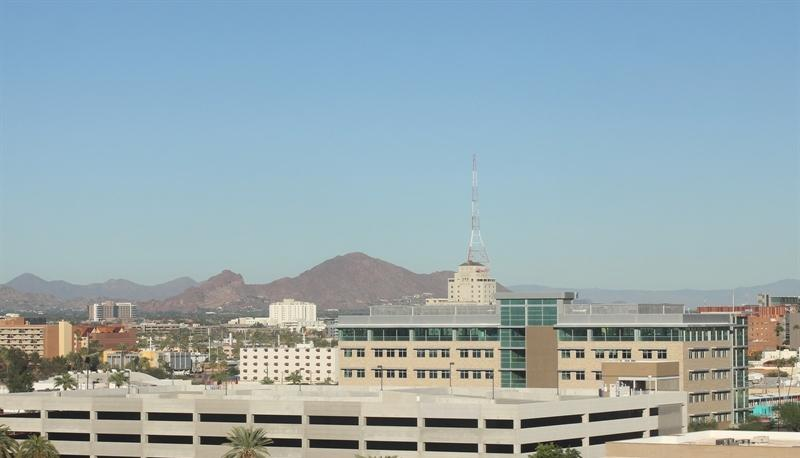
#> input picture aula-2-transformacao/desafio-3/imagens/test/day/20151101_232057.jpg, 800 x 458 px; its folder holds only this picture in this run
$ jupyter execute --allow-errors desafio-3-solucao-kaggle.ipynb   (shell and % lines are left out)
#> lines starting #> are read from the running program, lines starting #| are printed output that depends on the picture
## Classificador de imagens de dia e noite

> Atenção: este notebook foi desenhado para funcionar no **Google Collab**. Se pretende executar localmente prefira a versão local deste notebook, sem o sufixo ```-collab```.

Utilizando o conjunto de imagens do dataset do projeto [AMOS](http://cs.uky.edu/~jacobs/datasets/amos/) (Archive of Many Outdoor Scenes), construir um classificador de imagens que dado uma determinada imagem deverá ser capaz em classificar em _dia_ ou _noite_.

Para este modelo, será levado em consideração como principal característica seu respectivo valor de brilho.

Exemplos de imagens disponíveis na pasta _imagens_.

_Dia_

_Noite_

## 1. Requerimentos

Todas as bibliotecas já estão instaladas no Google Colab.

* OpenCV >= 3.4.3
* Matplotlib >= 3.1.3
* Seaborn >= 0.0.10
* Numpy >= 1.18.1

### 1.2 Arquivos

Baixe o repositório do GitHub utilizando o comando abaixo. Em caso de atualização, utilize o comando para apagar o diretório antes.

Vamos agora posicionar o diretório do repositório para a aula respectiva. Nesse caso envie o comando de mudança de diretório

[cell 1]
%cd fiap-ml-visao-computacional/aula-2-transformacao/desafio-3/

## 2. Principais atividades do _pipeline_

1. Normalizar
2. Extrair características
3. Construir classificador
4. Testar o modelo

*Adaptado deste [repositório](https://github.com/udacity/CVND_Exercises/blob/master/1_1_Image_Representation) de Visão Computacional da Udacity, de Cezanne Camacho.*

[cell 2]
import os
import glob
import cv2
import numpy as np
import matplotlib.pyplot as plt
import matplotlib.image as mpimg

from sklearn.model_selection import cross_val_score
from sklearn.tree import DecisionTreeClassifier
from sklearn.metrics import plot_confusion_matrix

[cell 3]
def carregar_arquivos(image_dir):

#> called with image_dir = 'imagens/test'
    im_list = []
    image_types = ["day", "night"]

    for im_type in image_types:

        for file in glob.glob(os.path.join(image_dir, im_type, "*")):

            im = cv2.imread(file)
#> im is the input picture: shape (458, 800, 3); mean B, G, R 176.8, 170.4, 151.3
            im = cv2.cvtColor(im, cv2.COLOR_BGR2RGB)

            if not im is None:
                im_list.append((im, im_type))

    return im_list

[cell 4]
lista_imagens_teste = carregar_arquivos("imagens/test")
#> lista_imagens_teste = 2 items
lista_imagens_treinamento = carregar_arquivos("imagens/training")
#> lista_imagens_treinamento = 2 items

## 3. Normalização

Constuir uma função que receberá uma imagem e redimensionará para o tamanho 1000 x 600.

Esta a seguir possui 700 de altura 1300 de comprimento.

#> (a cell that did not finish here is left out)

Já esta nova imagem é menor, possuindo 350 x 650 pixels.

[cell 6]
plt.imshow(lista_imagens_treinamento[0][0])
plt.title(lista_imagens_treinamento[0][1])

[cell 7]
def padronizar_imagem(imagem):
    imagem_padrao = cv2.resize(imagem, (1000, 600), interpolation = cv2.INTER_LANCZOS4)
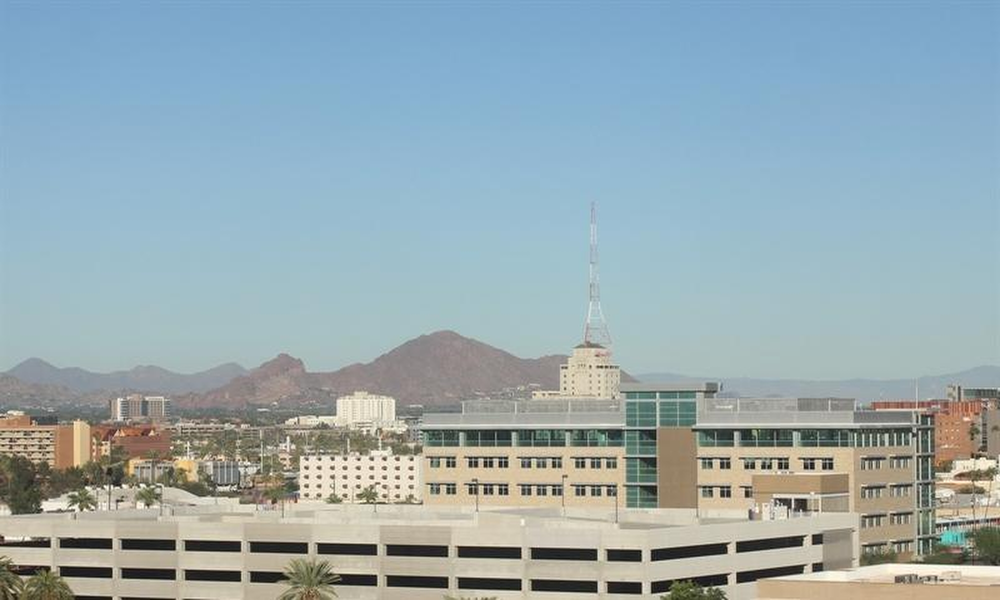
#> imagem_padrao: shape (600, 1000, 3); mean R, G, B 151.3, 170.4, 176.8

    return imagem_padrao

## 4. Extração de características

Para cada imagem analisada, extrair o componente de brilho médio associado.

[cell 8]
def extrair_brilho_medio(imagem):
    hsv = cv2.cvtColor(imagem, cv2.COLOR_RGB2HSV)

    soma_brilho = np.sum(hsv[:,:,2])
    area = imagem.shape[0]*imagem.shape[1]

    media_brilho = soma_brilho/area

    return media_brilho

Agora vamos construir uma lista com todas as imagens e seus brilhos médios extraídos. Vamos também rotular as imagens utilizando hot-enconding, sendo 1 para dia e 0 para noite.

[cell 9]
def extrair_caracteristica_imagem(lista_imagem):

    lista_imagem_padrao = []

    for imagem_dados in lista_imagem:
        imagem = imagem_dados[0]
        label = imagem_dados[1]

        imagem_redimensionada = padronizar_imagem(imagem)

        brilho_medio = extrair_brilho_medio(imagem_redimensionada)

        if label == "day":
            label_encoded = 1
        else:
            label_encoded = 0

        lista_imagem_padrao.append((brilho_medio, label_encoded))
#> this loop made 2 passes
#> (label, soma_brilho in extrair_brilho_medio, area in extrair_brilho_medio, media_brilho in extrair_brilho_medio, brilho_medio, label_encoded) on passes 1 to 2: ('day', 111594371, 600000, 186, 186, 1), ('night', 53752482, 600000, 89.59, 89.59, 0)
#> pass 2, in padronizar_imagem (call 3), `imagem_padrao = cv2.resize(imagem, (1000, 600), interpolation = cv2.IN..`:
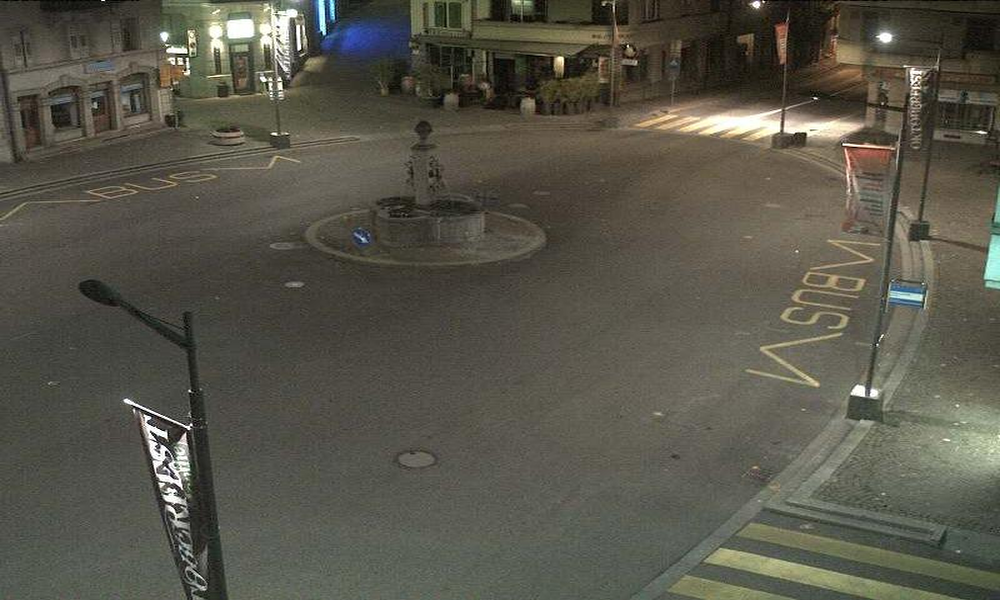
#> imagem_padrao: shape (600, 1000, 3); mean R, G, B 87.8, 85.7, 74.3
#> after the loop, lista_imagem_padrao = [(186, 1), (89.59, 0)]

    return lista_imagem_padrao

Testando a rotulação de imagem e padronização.

[cell 10]
plt.imshow(padronizar_imagem(lista_imagens_treinamento[0][0]))
plt.title(lista_imagens_treinamento[0][1])

#> (a cell that did not finish here is left out)

Obtendo as características de ambos os grupos de imagens, treinamento e testes.

[cell 12]
lista_padronizada_treinamento = extrair_caracteristica_imagem(lista_imagens_treinamento)
#> lista_padronizada_treinamento = [(186, 1), (89.59, 0)]
lista_padronizada_teste = extrair_caracteristica_imagem(lista_imagens_teste)
#> the loop in extrair_caracteristica_imagem (call 2), `for imagem_dados in lista_imagem:` made 2 passes
#> lista_padronizada_teste = [(186, 1), (89.59, 0)]

## 5. Construção do classificador

Desenvolver um modelo de aprendizado de máquina que seja capaz de classificar adequadamente, com no mínimo 90% de acurácia, as imagens que representam o dia e a noite.

[cell 13]
classificador_decision_tree = DecisionTreeClassifier(random_state=0)

A função a seguir é para padronizar a forma que o ``ScikitLearn`` obtém os dados, separando o que é classe (Y) do que é feature (X).

[cell 14]
def definicao_feature_class(lista_padronizada):
    X = []
    Y = []

    for item in lista_padronizada:
        X.append(item[0])
        Y.append(item[1])
#> this loop made 2 passes
#> after the loop, X = [186, 89.59]; Y = [1, 0]

    X = np.array(X).reshape(-1, 1)
    Y = np.array(Y).reshape(-1, 1)

    return X, Y

[cell 15]
X, Y = definicao_feature_class(lista_padronizada_treinamento)
#> X = [186, 89.59]; Y = [1, 0]

[cell 16]
classificador_decision_tree.fit(X, Y)

Testando algumas classificações.

[cell 17]
plt.imshow(padronizar_imagem(lista_imagens_treinamento[0][0]))
plt.title(lista_imagens_treinamento[0][1])

[cell 18]
classificador_decision_tree.predict([[lista_padronizada_treinamento[0][0]]])
#> Out = [1]

#> (a cell that did not finish here is left out)

#> (a cell that did not finish here is left out)

## 6. Teste do modelo

Dado o conjunto de testes, verificar a acurácia do modelo.

[cell 21]
from sklearn.metrics import accuracy_score
from sklearn.metrics import confusion_matrix

X_test, Y_test = definicao_feature_class(lista_padronizada_teste)
#> the loop in definicao_feature_class (call 2), `for item in lista_padronizada:` made 2 passes
#> X_test = [186, 89.59]; Y_test = [1, 0]
Y_pred = classificador_decision_tree.predict(X_test)
#> Y_pred = [1, 0]

## 6.1 Precisão

Calcular a precisão do modelo com base os dados de teste.

[cell 22]
accuracy_score(Y_test,Y_pred)*100
#> Out = 100

## 6.2 Matriz de confusão

Calcular a matriz de confusão do modelo, levando em consideração os dados de teste.
Recordando que as colunas são:

* Linha 1: Verdadeiro Positivo, Falso Negativo
* Linha 2: Falso Positivo, Verdadeiro Negativo

[cell 23]
confusion_matrix(Y_test, Y_pred)
#> Out = [[1, 0], [0, 1]]
